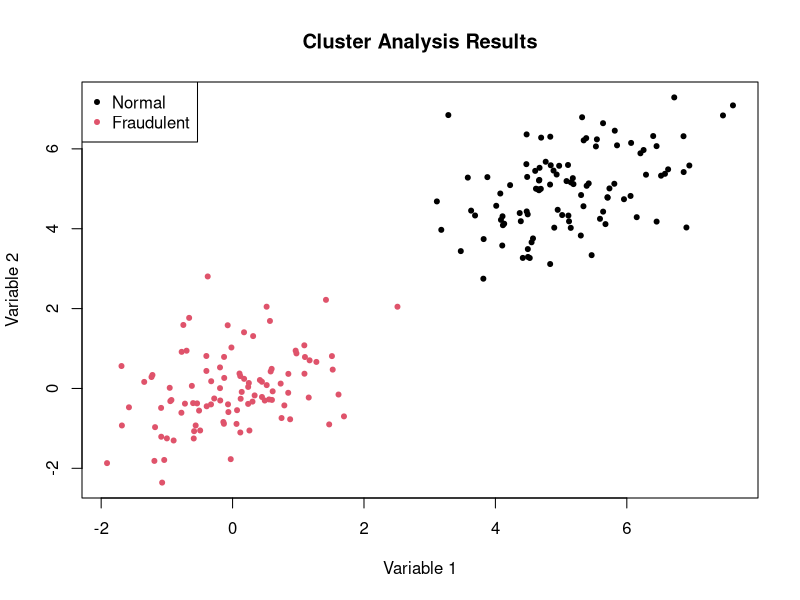

Here is the R script that generated this plot:
#' Perform cluster analysis using k-means
#'
#' This function illustrates how to perform cluster analysis on simulated data for 
#' two groups using the k-means algorithm, and visualizes the results.
#'
#' @param n the number of observations in each group
#' @param mean_normal the mean for the normal group
#' @param mean_fraud the mean for the fraudulent group
#' @param cov the covariance matrix
#' @param k the number of clusters
#' @return The group identified as fraudulent based on the cluster centroids
#' @export
#' @examples
#' data <- simulate_data(n = 100, mean_normal = c(0, 0), mean_fraud = c(5, 5), cov = matrix(c(1, 0.5, 0.5, 1), ncol = 2))
#' fraudulent_group <- kmeans_cluster(data, k = 2)

# load required packages
library(mvtnorm)
library(cluster)

# set seed for reproducibility
set.seed(123)

# simulate data for two groups
n <- 100 # number of observations in each group
mean_normal <- c(0, 0) # mean for normal group
mean_fraud <- c(5, 5) # mean for fraudulent group
cov <- matrix(c(1, 0.5, 0.5, 1), ncol = 2) # covariance matrix

normal_data <- rmvnorm(n, mean = mean_normal, sigma = cov) # normal data
fraud_data <- rmvnorm(n, mean = mean_fraud, sigma = cov) # fraudulent data

# combine data and create labels
data <- rbind(normal_data, fraud_data)
labels <- rep(c("Normal", "Fraudulent"), each = n)

# perform cluster analysis using k-means
k <- 2 # number of clusters
kmeans_result <- kmeans(data, k)

# visualize cluster results
plot(data, col = kmeans_result$cluster, main = "Cluster Analysis Results", 
     xlab = "Variable 1", ylab = "Variable 2", pch = 20)
legend("topleft", legend = unique(labels), col = 1:length(unique(labels)), pch = 20)

# determine which group is fraudulent based on cluster centroids
centroids <- kmeans_result$centers
distances <- apply(centroids, 1, function(x) sqrt(sum((x - centroids)^2)))
fraud_group <- which.max(distances)

# print results
if(fraud_group == 1) {
  cat("The fraudulent group is 'Normal'\n")
} else {
  cat("The fraudulent group is 'Fraudulent'\n")
}